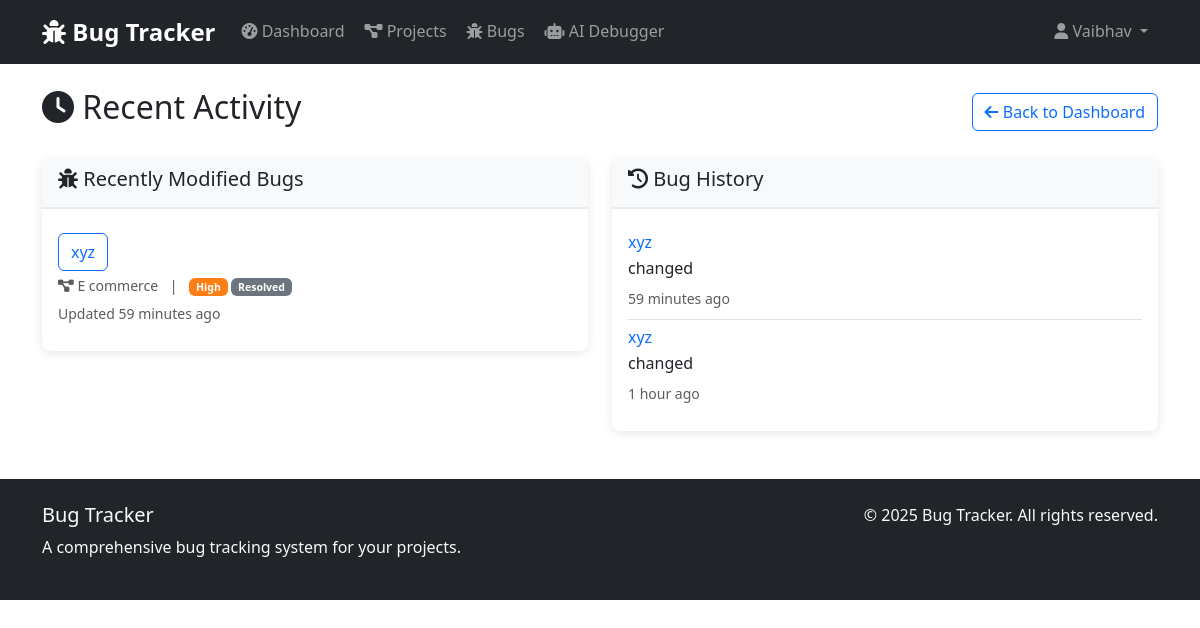
The app's page /dashboard/recent-activity/ (signed in) with its own data.
### bugs/models.py (models this page shows, shortened)
class Bug(models.Model):
    STATUS_CHOICES = (
        ('open', 'Open'),
        ('in_progress', 'In Progress'),
        ('resolved', 'Resolved'),
        ('closed', 'Closed'),
        ('reopened', 'Reopened'),
    )
    PRIORITY_CHOICES = (
        ('low', 'Low'),
        ('medium', 'Medium'),
        ('high', 'High'),
        ('critical', 'Critical'),
    )
    SEVERITY_CHOICES = (
        ('minor', 'Minor'),
        ('major', 'Major'),
        ('critical', 'Critical'),
        ('blocker', 'Blocker'),
    )
    title = models.CharField(max_length=200)
    description = models.TextField()
    project = models.ForeignKey(Project, on_delete=models.CASCADE, related_name='bugs')
    project_version = models.ForeignKey(ProjectVersion, on_delete=models.SET_NULL,
                                        related_name='bugs', null=True, blank=True)
    status = models.CharField(max_length=20, choices=STATUS_CHOICES, default='open')
    priority = models.CharField(max_length=20, choices=PRIORITY_CHOICES, default='medium')
    severity = models.CharField(max_length=20, choices=SEVERITY_CHOICES, default='major')
    reported_by = models.ForeignKey(User, on_delete=models.CASCADE, related_name='reported_bugs')
    assigned_to = models.ForeignKey(User, on_delete=models.SET_NULL,
                                   related_name='assigned_bugs', null=True, blank=True)
    created_at = models.DateTimeField(auto_now_add=True)
    updated_at = models.DateTimeField(auto_now=True)
    resolved_at = models.DateTimeField(null=True, blank=True)
    tags = models.CharField(max_length=200, blank=True, null=True)
    class Meta:
        ordering = ['-created_at']

class BugHistory(models.Model):
    bug = models.ForeignKey(Bug, on_delete=models.CASCADE, related_name='history')
    user = models.ForeignKey(User, on_delete=models.CASCADE)
    action = models.CharField(max_length=200)  # e.g., "Changed status from Open to In Progress"
    timestamp = models.DateTimeField(auto_now_add=True)
    class Meta:
        ordering = ['-timestamp']
        verbose_name_plural = "Bug histories"

### projects/models.py (models this page shows, shortened)
class Project(models.Model):
    name = models.CharField(max_length=100)
    description = models.TextField()
    start_date = models.DateField(auto_now_add=True)
    end_date = models.DateField(null=True, blank=True)
    manager = models.ForeignKey(User, on_delete=models.CASCADE, related_name='managed_projects')
    members = models.ManyToManyField(User, related_name='projects')

### dashboard/views.py (the view)
# urls.py: path('recent-activity/', views.recent_activity, name='recent_activity'),
@login_required
def recent_activity(request):
    recent_bugs = Bug.objects.order_by('-updated_at')[:20]
    bug_history = BugHistory.objects.order_by('-timestamp')[:50]
    context = {
        'recent_bugs': recent_bugs,
        'bug_history': bug_history
    }
    return render(request, 'dashboard/recent_activity.html', context)

### dashboard/templates/dashboard/recent_activity.html (shortened to what this page needs)
{% extends 'base.html' %}
{% block content %}
<div class="container mt-4">
    <div class="row">
        <div class="col-12">
            <div class="d-flex justify-content-between align-items-center mb-4">
                <h2><i class="fas fa-clock"></i> Recent Activity</h2>
                <a href="{% url 'dashboard:dashboard' %}" class="btn btn-outline-primary">
                    <i class="fas fa-arrow-left"></i> Back to Dashboard
                </a>
            </div>
        </div>
    </div>
    <div class="row">
        <div class="col-md-6">
            <div class="card">
                <div class="card-header">
                    <h5><i class="fas fa-bug"></i> Recently Modified Bugs</h5>
                </div>
                <div class="card-body">
                    {% if recent_bugs %}
                        <div class="list-group list-group-flush">
                            {% for bug in recent_bugs %}
                                <div class="list-group-item px-0">
                                    <div class="d-flex justify-content-between align-items-start">
                                        <div>
                                            <h6 class="mb-1">
                                                                <a href="{% url 'dashboard:dashboard' %}" class="btn btn-outline-primary">
                                                    {{ bug.title }}
                                                </a>
                                            </h6>
                                            <p class="mb-1 text-muted small">
                                                <i class="fas fa-project-diagram"></i> {{ bug.project.name }}
                                                <span class="mx-2">|</span>
                                                <span class="badge bg-{{ bug.priority|lower }}">{{ bug.get_priority_display }}</span>
                                                <span class="badge bg-secondary">{{ bug.get_status_display }}</span>
                                            </p>
                                            <small class="text-muted">
                                                Updated {{ bug.updated_at|timesince }} ago
                                            </small>
                                        </div>
                                    </div>
                                </div>
                            {% endfor %}
                        </div>
                    {% else %}
                        <p class="text-muted">No recent bug activity.</p>
                    {% endif %}
                </div>
            </div>
        </div>
        <div class="col-md-6">
            <div class="card">
                <div class="card-header">
                    <h5><i class="fas fa-history"></i> Bug History</h5>
                </div>
                <div class="card-body">
                    {% if bug_history %}
                        <div class="list-group list-group-flush">
                            {% for history in bug_history %}
                                <div class="list-group-item px-0">
                                    <div class="d-flex justify-content-between align-items-start">
                                        <div>
                                            <h6 class="mb-1">
                                                <a href="{% url 'bugs:bug_detail' history.bug.id %}" class="text-decoration-none">
                                                    {{ history.bug.title }}
                                                </a>
                                            </h6>
                                            <p class="mb-1">
                                                <strong>{{ history.field_name }}</strong> changed
                                            </p>
                                            <small class="text-muted">
                                                {{ history.timestamp|timesince }} ago
                                            </small>
                                        </div>
                                    </div>
                                </div>
                            {% endfor %}
                        </div>
                    {% else %}
                        <p class="text-muted">No bug history available.</p>
                    {% endif %}
                </div>
            </div>
        </div>
    </div>
</div>
{% endblock %}

### templates/base.html (shortened to what this page needs)
<!DOCTYPE html>
<html lang="en">
<head>
    <link href="https://cdn.jsdelivr.net/npm/bootstrap@5.3.0/dist/css/bootstrap.min.css" rel="stylesheet">
    <link rel="stylesheet" href="https://cdnjs.cloudflare.com/ajax/libs/font-awesome/6.4.0/css/all.min.css">
    {% load static %}
    <link rel="stylesheet" href="{% static 'css/custom.css' %}">
</head>
<body>
    <nav class="navbar navbar-expand-lg navbar-dark bg-dark">
        <div class="container">
            <a class="navbar-brand" href="{% url 'dashboard:dashboard' %}">
                <i class="fas fa-bug"></i> Bug Tracker
            </a>
            <div class="collapse navbar-collapse" id="navbarNav">
                <ul class="navbar-nav me-auto">
                    {% if user.is_authenticated %}
                        <li class="nav-item">
                            <a class="nav-link" href="{% url 'dashboard:dashboard' %}">
                                <i class="fas fa-tachometer-alt"></i> Dashboard
                            </a>
                        </li>
                        <li class="nav-item">
                            <a class="nav-link" href="{% url 'projects:project_list' %}">
                                <i class="fas fa-project-diagram"></i> Projects
                            </a>
                        </li>
                        <li class="nav-item">
                            <a class="nav-link" href="{% url 'bugs:bug_list' %}">
                                <i class="fas fa-bug"></i> Bugs
                            </a>
                        </li>
                        <li class="nav-item">
                            <a class="nav-link" href="{% url 'ai_debugger:analysis_home' %}">
                                <i class="fas fa-robot"></i> AI Debugger
                            </a>
                        </li>
                    {% endif %}
                </ul>
                <ul class="navbar-nav">
                    {% if user.is_authenticated %}
                        <li class="nav-item dropdown">
                            <a class="nav-link dropdown-toggle" href="#" id="navbarDropdown" role="button" data-bs-toggle="dropdown">
                                <i class="fas fa-user"></i> {{ user.username }}
                            </a>
                        </li>
                    {% endif %}
                </ul>
            </div>
        </div>
    </nav>
    <main>
        {% block content %}{% endblock %}
    </main>
    <footer class="bg-dark text-light mt-5 py-4">
        <div class="container">
            <div class="row">
                <div class="col-md-6">
                    <h5>Bug Tracker</h5>
                    <p>A comprehensive bug tracking system for your projects.</p>
                </div>
                <div class="col-md-6 text-end">
                    <p>&copy; 2025 Bug Tracker. All rights reserved.</p>
                </div>
            </div>
        </div>
    </footer>
</body>
</html>

### templates/static/css/custom.css (style rules this page uses)
:root { --primary-color: #007bff; --secondary-color: #6c757d; --success-color: #28a745; --danger-color: #dc3545; --warning-color: #ffc107; --info-color: #17a2b8; --light-color: #f8f9fa; --dark-color: #343a40; }
body { font-family: 'Segoe UI', Tahoma, Geneva, Verdana, sans-serif; line-height: 1.6; }
.navbar-brand { font-weight: bold; font-size: 1.5rem; }
.btn { border-radius: 6px; font-weight: 500; transition: all 0.3s ease; }
.card { border: none; border-radius: 8px; box-shadow: 0 2px 10px rgba(0, 0, 0, 0.1); transition: all 0.3s ease; }
.card-header { background-color: var(--light-color); border-bottom: 2px solid #e9ecef; font-weight: 600; }
.badge.bg-high { background-color: #fd7e14 !important; }
.navbar-nav .nav-link { border-radius: 6px; margin: 0 2px; transition: background-color 0.3s ease; }
footer { margin-top: auto; }

### records on screen
Bug: title "xyz", project.name "E commerce", priority "High", status "Resolved", updated_at "59 minutes"
BugHistory: bug "xyz", timestamp "59 minutes"
BugHistory: bug "xyz", timestamp "1 hour"

### other values on screen
{{ user.username }} "Vaibhav"
